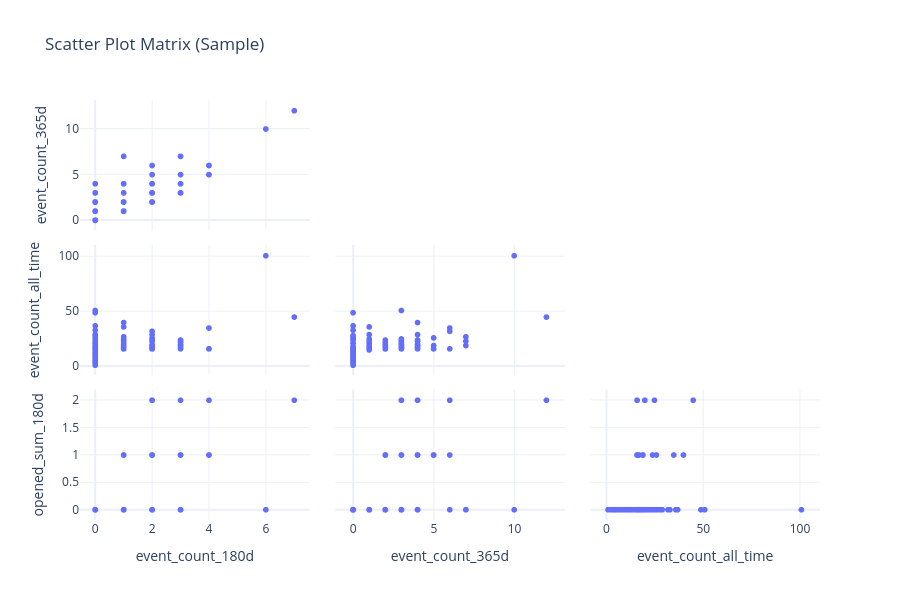

Notebook cell for this chart:
### Markdown cell above
## 5.7 Scatter Plot Matrix (Sample)

Visual exploration of pairwise relationships between numeric features.

**📖 How to Read the Scatter Matrix:**
- **Diagonal**: Distribution of each feature (histogram or density)
- **Off-diagonal**: Scatter plot showing relationship between two features
- Each row/column represents one feature

**🔍 What to Look For:**

| Pattern | What It Means | Action |
|---------|--------------|--------|
| **Linear trend** (diagonal line of points) | Strong correlation | Check if redundant; may cause multicollinearity |
| **Curved pattern** | Non-linear relationship | Consider polynomial features or transformations |
| **Clusters/groups** | Natural segments in data | May benefit from segment-aware modeling |
| **Fan shape** (spreading out) | Heteroscedasticity | May need log transform or robust methods |
| **Random scatter** | No relationship | Features are independent |

**⚠️ Cautions:**
- Sample shown (max 1000 points) for performance - patterns may differ in full data
- Look for the same patterns in correlation matrix (section 4.2) to confirm

### Code cell
top_numeric = numeric_cols[:4] if len(numeric_cols) > 4 else numeric_cols

if len(top_numeric) >= 2:
    fig = charts.scatter_matrix(
        safe_sample(df[top_numeric], 1000),
        title="Scatter Plot Matrix (Sample)"
    )
    display_figure(fig)

### Figure 1 — Plotly figure (JSON) as saved in the notebook; plotly's stock layout.template omitted (floating-point values rounded to 4 significant figures; data arrays with more than 128 entries replaced by an {"elided": "..."} marker saying what was removed)
{"data": [{"diagonal": {"visible": false}, "dimensions": [{"axis": {"matches": true}, "label": "event_count_180d", "values": {"elided": "200 int values"}}, {"axis": {"matches": true}, "label": "event_count_365d", "values": {"elided": "200 int values"}}, {"axis": {"matches": true}, "label": "event_count_all_time", "values": {"elided": "200 int values"}}, {"axis": {"matches": true}, "label": "opened_sum_180d", "values": {"elided": "200 int values"}}], "hovertemplate": "%{xaxis.title.text}=%{x}<br>%{yaxis.title.text}=%{y}<extra></extra>", "legendgroup": "", "marker": {"color": "#636efa", "symbol": "circle"}, "name": "", "showlegend": false, "showupperhalf": false, "type": "splom"}], "layout": {"autosize": true, "dragmode": "select", "height": 600, "legend": {"tracegroupgap": 0}, "title": {"text": "Scatter Plot Matrix (Sample)"}}}
